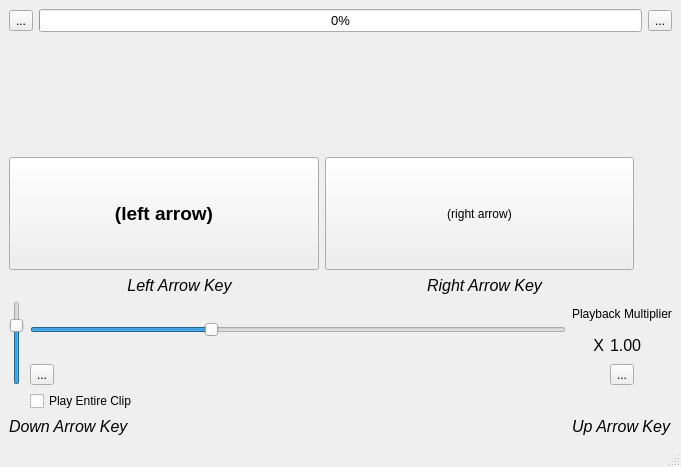
<?xml version="1.0" encoding="UTF-8"?>
<ui version="4.0">
 <class>MainWindow</class>
 <widget class="QMainWindow" name="MainWindow">
  <property name="geometry">
   <rect>
    <x>0</x>
    <y>0</y>
    <width>681</width>
    <height>467</height>
   </rect>
  </property>
  <property name="windowTitle">
   <string>Audio Sifter</string>
  </property>
  <property name="windowIcon">
   <iconset resource="resources/resources.qrc">
    <normaloff>:/icn/volume-2.svg</normaloff>:/icn/volume-2.svg</iconset>
  </property>
  <widget class="QWidget" name="centralwidget">
   <layout class="QGridLayout" name="gridLayout_2">
    <item row="0" column="0">
     <layout class="QHBoxLayout" name="horizontalLayout">
      <item>
       <widget class="QToolButton" name="back_toolButton">
        <property name="toolTip">
         <string>Back</string>
        </property>
        <property name="toolTipDuration">
         <number>5</number>
        </property>
        <property name="text">
         <string>...</string>
        </property>
        <property name="icon">
         <iconset resource="resources/resources.qrc">
          <normaloff>:/icn/corner-up-left.svg</normaloff>:/icn/corner-up-left.svg</iconset>
        </property>
       </widget>
      </item>
      <item>
       <widget class="QProgressBar" name="progressBar">
        <property name="font">
         <font>
          <pointsize>10</pointsize>
         </font>
        </property>
        <property name="value">
         <number>0</number>
        </property>
       </widget>
      </item>
      <item>
       <widget class="QToolButton" name="folder_toolButton">
        <property name="toolTip">
         <string>Select Folder</string>
        </property>
        <property name="toolTipDuration">
         <number>5</number>
        </property>
        <property name="text">
         <string>...</string>
        </property>
        <property name="icon">
         <iconset resource="resources/resources.qrc">
          <normaloff>:/icn/plus-square.svg</normaloff>:/icn/plus-square.svg</iconset>
        </property>
       </widget>
      </item>
     </layout>
    </item>
    <item row="1" column="0">
     <layout class="QGridLayout" name="gridLayout">
      <item row="3" column="1" rowspan="2">
       <widget class="QSlider" name="speed_slider">
        <property name="toolTip">
         <string>Playback Speed</string>
        </property>
        <property name="toolTipDuration">
         <number>5</number>
        </property>
        <property name="minimum">
         <number>50</number>
        </property>
        <property name="maximum">
         <number>200</number>
        </property>
        <property name="singleStep">
         <number>10</number>
        </property>
        <property name="pageStep">
         <number>100</number>
        </property>
        <property name="value">
         <number>100</number>
        </property>
        <property name="sliderPosition">
         <number>100</number>
        </property>
        <property name="orientation">
         <enum>Qt::Horizontal</enum>
        </property>
       </widget>
      </item>
      <item row="1" column="0" colspan="4">
       <layout class="QHBoxLayout" name="horizontalLayout_5">
        <item>
         <widget class="QToolButton" name="toss_toolButton">
          <property name="sizePolicy">
           <sizepolicy hsizetype="MinimumExpanding" vsizetype="MinimumExpanding">
            <horstretch>0</horstretch>
            <verstretch>0</verstretch>
           </sizepolicy>
          </property>
          <property name="font">
           <font>
            <pointsize>14</pointsize>
            <weight>75</weight>
            <bold>true</bold>
           </font>
          </property>
          <property name="toolTip">
           <string>Toss It</string>
          </property>
          <property name="toolTipDuration">
           <number>5</number>
          </property>
          <property name="text">
           <string>(left arrow)</string>
          </property>
          <property name="icon">
           <iconset resource="resources/resources.qrc">
            <normaloff>:/icn/x.svg</normaloff>:/icn/x.svg</iconset>
          </property>
          <property name="iconSize">
           <size>
            <width>75</width>
            <height>75</height>
           </size>
          </property>
          <property name="shortcut">
           <string>Left</string>
          </property>
         </widget>
        </item>
        <item>
         <widget class="QToolButton" name="keep_toolButton">
          <property name="sizePolicy">
           <sizepolicy hsizetype="MinimumExpanding" vsizetype="MinimumExpanding">
            <horstretch>0</horstretch>
            <verstretch>0</verstretch>
           </sizepolicy>
          </property>
          <property name="toolTip">
           <string>Keep It</string>
          </property>
          <property name="toolTipDuration">
           <number>5</number>
          </property>
          <property name="text">
           <string>(right arrow)</string>
          </property>
          <property name="icon">
           <iconset resource="resources/resources.qrc">
            <normaloff>:/icn/check.svg</normaloff>:/icn/check.svg</iconset>
          </property>
          <property name="iconSize">
           <size>
            <width>75</width>
            <height>75</height>
           </size>
          </property>
          <property name="shortcut">
           <string>Right</string>
          </property>
         </widget>
        </item>
       </layout>
      </item>
      <item row="1" column="4">
       <spacer name="verticalSpacer_2">
        <property name="orientation">
         <enum>Qt::Vertical</enum>
        </property>
        <property name="sizeHint" stdset="0">
         <size>
          <width>20</width>
          <height>40</height>
         </size>
        </property>
       </spacer>
      </item>
      <item row="3" column="0" rowspan="3">
       <widget class="QSlider" name="vol_slider">
        <property name="maximum">
         <number>100</number>
        </property>
        <property name="value">
         <number>75</number>
        </property>
        <property name="orientation">
         <enum>Qt::Vertical</enum>
        </property>
        <property name="invertedAppearance">
         <bool>false</bool>
        </property>
        <property name="invertedControls">
         <bool>false</bool>
        </property>
        <property name="tickInterval">
         <number>10</number>
        </property>
       </widget>
      </item>
      <item row="5" column="1">
       <widget class="QToolButton" name="play_toolButton">
        <property name="toolTip">
         <string>Replay</string>
        </property>
        <property name="toolTipDuration">
         <number>5</number>
        </property>
        <property name="text">
         <string>...</string>
        </property>
        <property name="icon">
         <iconset resource="resources/resources.qrc">
          <normaloff>:/icn/play.svg</normaloff>:/icn/play.svg</iconset>
        </property>
        <property name="shortcut">
         <string>Down</string>
        </property>
       </widget>
      </item>
      <item row="0" column="4">
       <spacer name="verticalSpacer">
        <property name="orientation">
         <enum>Qt::Vertical</enum>
        </property>
        <property name="sizeHint" stdset="0">
         <size>
          <width>20</width>
          <height>40</height>
         </size>
        </property>
       </spacer>
      </item>
      <item row="0" column="0" colspan="4">
       <widget class="QLabel" name="name_label">
        <property name="font">
         <font>
          <pointsize>35</pointsize>
          <italic>true</italic>
          <underline>true</underline>
         </font>
        </property>
        <property name="text">
         <string/>
        </property>
        <property name="alignment">
         <set>Qt::AlignCenter</set>
        </property>
       </widget>
      </item>
      <item row="3" column="2" colspan="3">
       <widget class="QLabel" name="label_2">
        <property name="text">
         <string>Playback Multiplier</string>
        </property>
       </widget>
      </item>
      <item row="7" column="0" colspan="2">
       <widget class="QLabel" name="label_5">
        <property name="font">
         <font>
          <pointsize>12</pointsize>
          <italic>true</italic>
         </font>
        </property>
        <property name="text">
         <string>Down Arrow Key</string>
        </property>
       </widget>
      </item>
      <item row="2" column="1" colspan="3">
       <layout class="QHBoxLayout" name="horizontalLayout_6">
        <item>
         <widget class="QLabel" name="label">
          <property name="font">
           <font>
            <pointsize>12</pointsize>
            <italic>true</italic>
           </font>
          </property>
          <property name="text">
           <string>Left Arrow Key</string>
          </property>
          <property name="alignment">
           <set>Qt::AlignCenter</set>
          </property>
         </widget>
        </item>
        <item>
         <widget class="QLabel" name="label_3">
          <property name="font">
           <font>
            <pointsize>12</pointsize>
            <italic>true</italic>
           </font>
          </property>
          <property name="text">
           <string>Right Arrow Key</string>
          </property>
          <property name="alignment">
           <set>Qt::AlignCenter</set>
          </property>
         </widget>
        </item>
       </layout>
      </item>
      <item row="7" column="2" colspan="3">
       <widget class="QLabel" name="label_6">
        <property name="font">
         <font>
          <pointsize>12</pointsize>
          <italic>true</italic>
         </font>
        </property>
        <property name="text">
         <string>Up Arrow Key</string>
        </property>
       </widget>
      </item>
      <item row="4" column="2">
       <widget class="QLabel" name="label_4">
        <property name="font">
         <font>
          <pointsize>12</pointsize>
         </font>
        </property>
        <property name="text">
         <string>X</string>
        </property>
        <property name="alignment">
         <set>Qt::AlignRight|Qt::AlignTrailing|Qt::AlignVCenter</set>
        </property>
       </widget>
      </item>
      <item row="5" column="3">
       <widget class="QToolButton" name="skip_toolButton">
        <property name="toolTip">
         <string>Skip</string>
        </property>
        <property name="toolTipDuration">
         <number>5</number>
        </property>
        <property name="layoutDirection">
         <enum>Qt::RightToLeft</enum>
        </property>
        <property name="text">
         <string>...</string>
        </property>
        <property name="icon">
         <iconset resource="resources/resources.qrc">
          <normaloff>:/icn/skip-forward.svg</normaloff>:/icn/skip-forward.svg</iconset>
        </property>
        <property name="shortcut">
         <string>Up</string>
        </property>
       </widget>
      </item>
      <item row="4" column="3" colspan="2">
       <widget class="QLabel" name="playback_speed_label">
        <property name="font">
         <font>
          <pointsize>12</pointsize>
         </font>
        </property>
        <property name="text">
         <string>1.00</string>
        </property>
       </widget>
      </item>
      <item row="6" column="1">
       <widget class="QCheckBox" name="play_entire_checkBox">
        <property name="text">
         <string>Play Entire Clip</string>
        </property>
       </widget>
      </item>
     </layout>
    </item>
   </layout>
  </widget>
  <widget class="QStatusBar" name="statusbar"/>
 </widget>
 <resources>
  <include location="resources/resources.qrc"/>
 </resources>
 <connections>
  <connection>
   <sender>vol_slider</sender>
   <signal>valueChanged(int)</signal>
   <receiver>MainWindow</receiver>
   <slot>set_vol(int)</slot>
   <hints>
    <hint type="sourcelabel">
     <x>13</x>
     <y>363</y>
    </hint>
    <hint type="destinationlabel">
     <x>1</x>
     <y>269</y>
    </hint>
   </hints>
  </connection>
  <connection>
   <sender>speed_slider</sender>
   <signal>valueChanged(int)</signal>
   <receiver>MainWindow</receiver>
   <slot>set_playback(int)</slot>
   <hints>
    <hint type="sourcelabel">
     <x>420</x>
     <y>342</y>
    </hint>
    <hint type="destinationlabel">
     <x>615</x>
     <y>270</y>
    </hint>
   </hints>
  </connection>
  <connection>
   <sender>play_entire_checkBox</sender>
   <signal>stateChanged(int)</signal>
   <receiver>MainWindow</receiver>
   <slot>toggle_play_entire(int)</slot>
   <hints>
    <hint type="sourcelabel">
     <x>78</x>
     <y>407</y>
    </hint>
    <hint type="destinationlabel">
     <x>15</x>
     <y>411</y>
    </hint>
   </hints>
  </connection>
 </connections>
 <slots>
  <slot>set_vol(int)</slot>
  <slot>set_playback(int)</slot>
  <slot>toggle_play_entire(int)</slot>
 </slots>
</ui>
